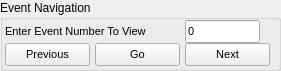
         <widget class="QGroupBox" name="verticalGroupBox_5">
          <property name="geometry">
           <rect>
            <x>10</x>
            <y>0</y>
            <width>281</width>
            <height>71</height>
           </rect>
          </property>
          <property name="sizePolicy">
           <sizepolicy hsizetype="Fixed" vsizetype="Fixed">
            <horstretch>0</horstretch>
            <verstretch>0</verstretch>
           </sizepolicy>
          </property>
          <property name="title">
           <string>Event Navigation</string>
          </property>
          <widget class="QWidget" name="layoutWidget">
           <property name="geometry">
            <rect>
             <x>0</x>
             <y>20</y>
             <width>275</width>
             <height>51</height>
            </rect>
           </property>
           <layout class="QGridLayout" name="gridLayout">
            <property name="leftMargin">
             <number>5</number>
            </property>
            <property name="rightMargin">
             <number>5</number>
            </property>
            <property name="bottomMargin">
             <number>5</number>
            </property>
            <property name="horizontalSpacing">
             <number>5</number>
            </property>
            <property name="verticalSpacing">
             <number>0</number>
            </property>
            <item row="0" column="2">
             <widget class="QLineEdit" name="eventnumberentry">
              <property name="enabled">
               <bool>true</bool>
              </property>
              <property name="sizePolicy">
               <sizepolicy hsizetype="Fixed" vsizetype="Expanding">
                <horstretch>0</horstretch>
                <verstretch>0</verstretch>
               </sizepolicy>
              </property>
              <property name="maximumSize">
               <size>
                <width>75</width>
                <height>25</height>
               </size>
              </property>
              <property name="font">
               <font>
                <family>Arial</family>
                <pointsize>8</pointsize>
                <weight>50</weight>
                <bold>false</bold>
               </font>
              </property>
              <property name="text">
               <string>0</string>
              </property>
             </widget>
            </item>
            <item row="1" column="0">
             <widget class="QPushButton" name="previousbutton">
              <property name="sizePolicy">
               <sizepolicy hsizetype="Expanding" vsizetype="Expanding">
                <horstretch>0</horstretch>
                <verstretch>0</verstretch>
               </sizepolicy>
              </property>
              <property name="minimumSize">
               <size>
                <width>0</width>
                <height>5</height>
               </size>
              </property>
              <property name="maximumSize">
               <size>
                <width>16777215</width>
                <height>25</height>
               </size>
              </property>
              <property name="font">
               <font>
                <family>Arial</family>
                <pointsize>8</pointsize>
                <weight>50</weight>
                <bold>false</bold>
               </font>
              </property>
              <property name="text">
               <string>Previous</string>
              </property>
             </widget>
            </item>
            <item row="1" column="1">
             <widget class="QPushButton" name="gobutton">
              <property name="sizePolicy">
               <sizepolicy hsizetype="Expanding" vsizetype="Expanding">
                <horstretch>0</horstretch>
                <verstretch>0</verstretch>
               </sizepolicy>
              </property>
              <property name="minimumSize">
               <size>
                <width>0</width>
                <height>5</height>
               </size>
              </property>
              <property name="maximumSize">
               <size>
                <width>16777215</width>
                <height>25</height>
               </size>
              </property>
              <property name="font">
               <font>
                <family>Arial</family>
                <pointsize>8</pointsize>
                <weight>50</weight>
                <bold>false</bold>
               </font>
              </property>
              <property name="text">
               <string>Go</string>
              </property>
             </widget>
            </item>
            <item row="1" column="2">
             <widget class="QPushButton" name="nextbutton">
              <property name="sizePolicy">
               <sizepolicy hsizetype="Expanding" vsizetype="Expanding">
                <horstretch>0</horstretch>
                <verstretch>0</verstretch>
               </sizepolicy>
              </property>
              <property name="minimumSize">
               <size>
                <width>0</width>
                <height>5</height>
               </size>
              </property>
              <property name="maximumSize">
               <size>
                <width>16777215</width>
                <height>25</height>
               </size>
              </property>
              <property name="font">
               <font>
                <family>Arial</family>
                <pointsize>8</pointsize>
                <weight>50</weight>
                <bold>false</bold>
               </font>
              </property>
              <property name="text">
               <string>Next</string>
              </property>
             </widget>
            </item>
            <item row="0" column="0" colspan="2">
             <widget class="QLabel" name="label_4">
              <property name="enabled">
               <bool>true</bool>
              </property>
              <property name="sizePolicy">
               <sizepolicy hsizetype="Fixed" vsizetype="Expanding">
                <horstretch>0</horstretch>
                <verstretch>0</verstretch>
               </sizepolicy>
              </property>
              <property name="maximumSize">
               <size>
                <width>16777215</width>
                <height>25</height>
               </size>
              </property>
              <property name="font">
               <font>
                <family>Arial</family>
                <pointsize>8</pointsize>
                <weight>50</weight>
                <bold>false</bold>
               </font>
              </property>
              <property name="text">
               <string>Enter Event Number To View</string>
              </property>
             </widget>
            </item>
           </layout>
          </widget>
         </widget>
